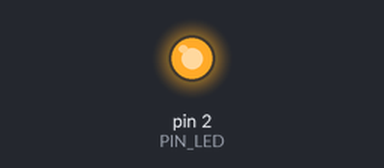
A sketch run on a simulated Arduino Uno, built with avr-gcc and run on an emulated ATmega328P. On the bench: output pins drawn as LEDs (lit = HIGH).

Above: at 0.2 s.
At 3.7 s:
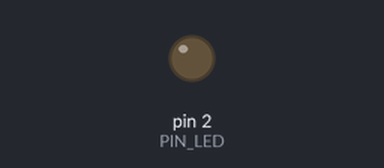
Timing chart, 0 to 6.9 s (numbered marks = the images above):
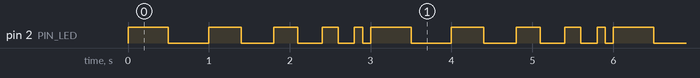

Measured:
- by itself, pin 2 (PIN_LED): repeats every 3.0 s: LOW 0.50 s, HIGH 0.40 s, LOW 0.40 s, HIGH 0.30 s, LOW 0.30 s, HIGH 0.20 s, LOW 0.20 s, HIGH 0.10 s, LOW 0.10 s, HIGH 0.50 s
- by itself, everything shown: repeats every 3.0 s, in 10 steps

The sketch:

T06.ino
```cpp
// Задание 6. Циклический Blink с ускорением

#define PIN_LED 2

// Изначальный период
#define INIT_HALF_PERIOD (1000 / 2)

// Шаг изменения длительности периода 20% / 2
#define HALF_PERIOD_STEP (1000 * 0.2 / 2)

int current_half_period = INIT_HALF_PERIOD;


void setup() {
	pinMode(PIN_LED, OUTPUT);
}


void loop() {
	// Мигаем светодиодом
	digitalWrite(PIN_LED, HIGH);
	delay(current_half_period);
	digitalWrite(PIN_LED, LOW);
	delay(current_half_period);

	// Уменьшаем длительность полупериода на шаг
	current_half_period -= HALF_PERIOD_STEP;

	/*
		Условный оператор if

		Синтаксис
		` if ( expression ) { statements } `, где
		* expression - выражение, результатом которого будет логический тип (bool),
			или тип, имеющий возможность приведения к логическому типу

		* statements - код, который будет выполнен, если значение expression true
	*/

	// Если текущая длительность полупериода меньше или равна 0,
	if (current_half_period <= 0) {
		// то выполнить этот блок кода.

		current_half_period = INIT_HALF_PERIOD;
	}
}
```
